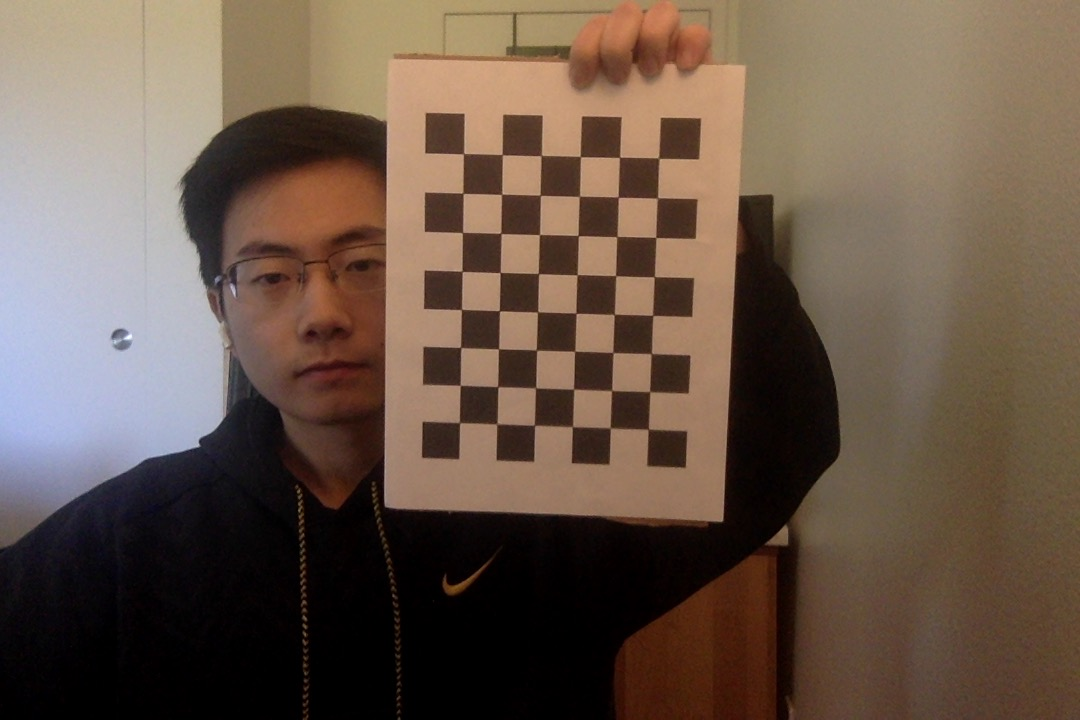
#> input picture opencv_opengl/myCheckerboard/Photo on 1-26-21 at 12.26 PM #2.jpg, 1080 x 720 px; its folder holds only this picture in this run
$ python camera_calib.py
#> lines starting #> are read from the running program, lines starting #| are printed output that depends on the picture; after the words box and inside, x2 and y2 are one past the last pixel; in counts of white or black regions, pixels touching at a corner belong together; long printed decimals are rounded
import numpy as np
import cv2
import glob
import yaml

# termination criteria
criteria = (cv2.TERM_CRITERIA_EPS + cv2.TERM_CRITERIA_MAX_ITER, 30, 0.001)

board_width=8
board_height=6
# prepare object points, like (0,0,0), (1,0,0), (2,0,0) ....,(6,5,0)
objp = np.zeros((board_height*board_width,3), np.float32)
objp[:,:2] = np.mgrid[0:board_width,0:board_height].T.reshape(-1,2)

# Arrays to store object points and image points from all the images.
objpoints = [] # 3d point in real world space
imgpoints = [] # 2d points in image plane.

images = glob.glob('.\myCheckerboard\*.jpg')
print(images)
for fname in images:
    print(fname)
    img = cv2.imread(fname)
#> img is the input picture: shape (720, 1080, 3); mean B, G, R 73.8, 87.2, 105.4
    gray = cv2.cvtColor(img,cv2.COLOR_BGR2GRAY)
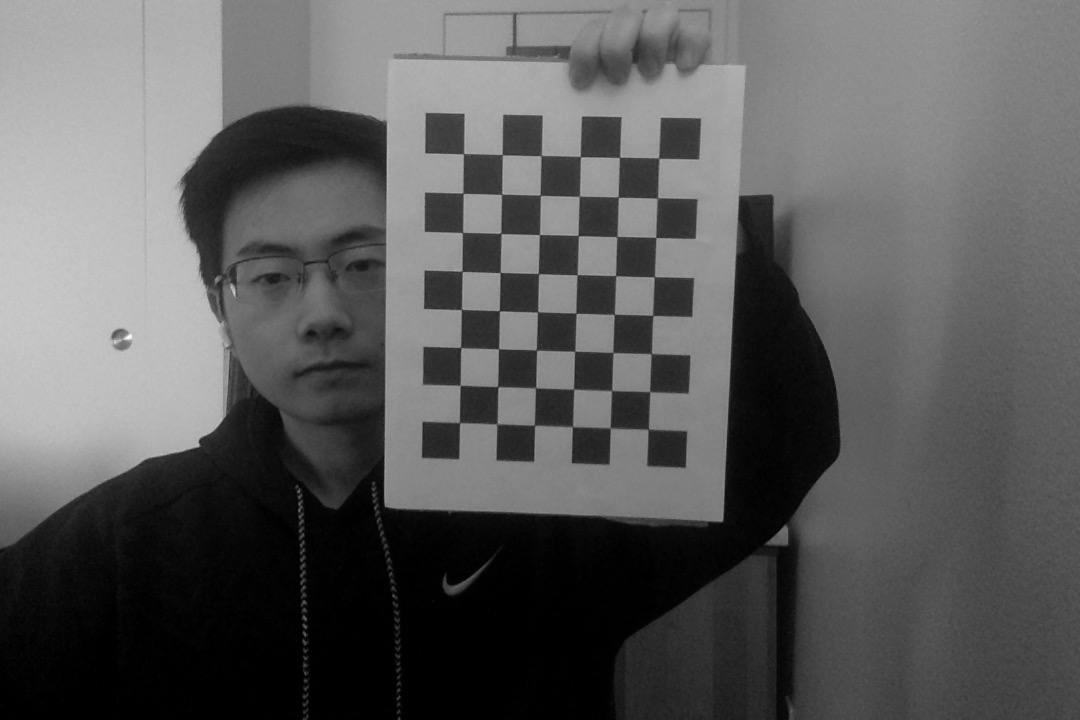
#> gray: shape (720, 1080); min 0, max 253, mean 91.1

    # Find the chess board corners
    ret, corners = cv2.findChessboardCorners(gray, (board_width, board_height),None)
#> ret = True; corners = 48 rows, first 8: [459.9, 422.9], [460.4, 385.3], [460.4, 347.3], [461.5, 309.3], [462.2, 271.4], [462.4, 232.6], [462.9, 193.3], [463.6, 153.6]

    # If found, add object points, image points (after refining them)
    if ret == True:
        print("Reached True")
        objpoints.append(objp)

        #corners2 = cv2.cornerSubPix(gray,corners,(11,11),(-1,-1),criteria)
        corners2 = corners
#> corners2 has the same summary as corners
        imgpoints.append(corners2)

        # Draw and display the corners
        img = cv2.drawChessboardCorners(img, (board_width, board_height), corners2, ret)
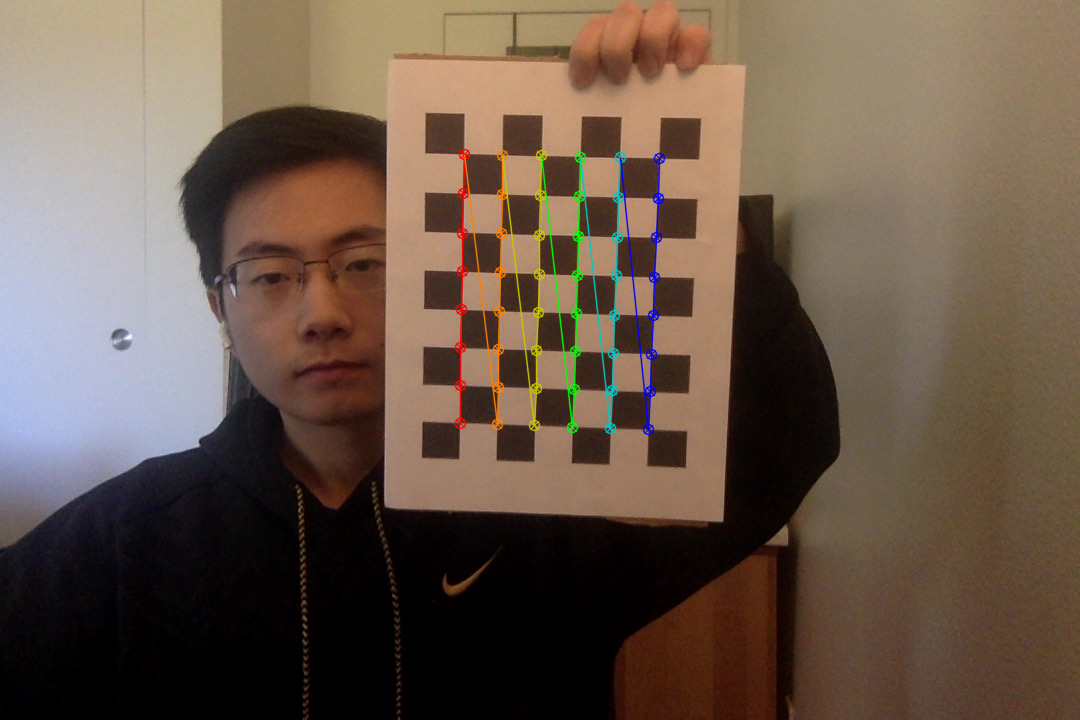
#> img: shape (720, 1080, 3); 1.63% of pixels changed, all inside (x1, y1, x2, y2) = (454, 148, 666, 436)
        cv2.imshow('img',img)
        cv2.waitKey(100)
        #wait()

# calibration
ret, mtx, dist, rvecs, tvecs = cv2.calibrateCamera(objpoints, imgpoints, gray.shape[::-1],None,None)
#> ret = 0.22; mtx = [[768.3, 0, 544.6], [0, 771.7, 306.2], [0, 0, 1]]; dist = [[-0.364, 13.57, -0.00719, -0.00617, -143.1]]; rvecs = ([0.0229, 0.103, -1.54],); tvecs = ([-2.26, 3.08, 20.34],)
print("mtx: "+str(mtx))
#| mtx: [[768.255   0.         544.642]
#|  [  0.         771.693 306.228]
#|  [  0.           0.           1.        ]]
print("dist:"+str(dist))
#| dist:[[-3.64360881e-01  1.35748103e+01 -7.18580400e-03 -6.16557183e-03
#|   -1.43098532e+02]]
print("rvecs:"+str(rvecs))
#| rvecs:(array([[ 0.02286 ],
#|        [ 0.1027],
#|        [-1.542]]),)
print("tvecs:"+str(rvecs))
#| tvecs:(array([[ 0.02286 ],
#|        [ 0.1027],
#|        [-1.542]]),)

# transform the matrix and distortion coefficients to writable lists
data = {'camera_matrix': np.asarray(mtx).tolist(),
        'dist_coeff': np.asarray(dist).tolist()}
#> data = {'camera_matrix': [[768.3, 0, 544.6], [0, 771.7, 306.2], [0, 0, 1]], 'dist_coeff': [[-0.364, 13.57, -0.00719, -0.00617, -143.1]]}

# and save it to a file
with open("calibration_matrix.yaml", "w") as f:
    yaml.dump(data, f)

# undistortion
img = cv2.imread('.\suriyaCheckerSample\\WIN_20210130_00_58_07_Pro_Moment(2).jpg')
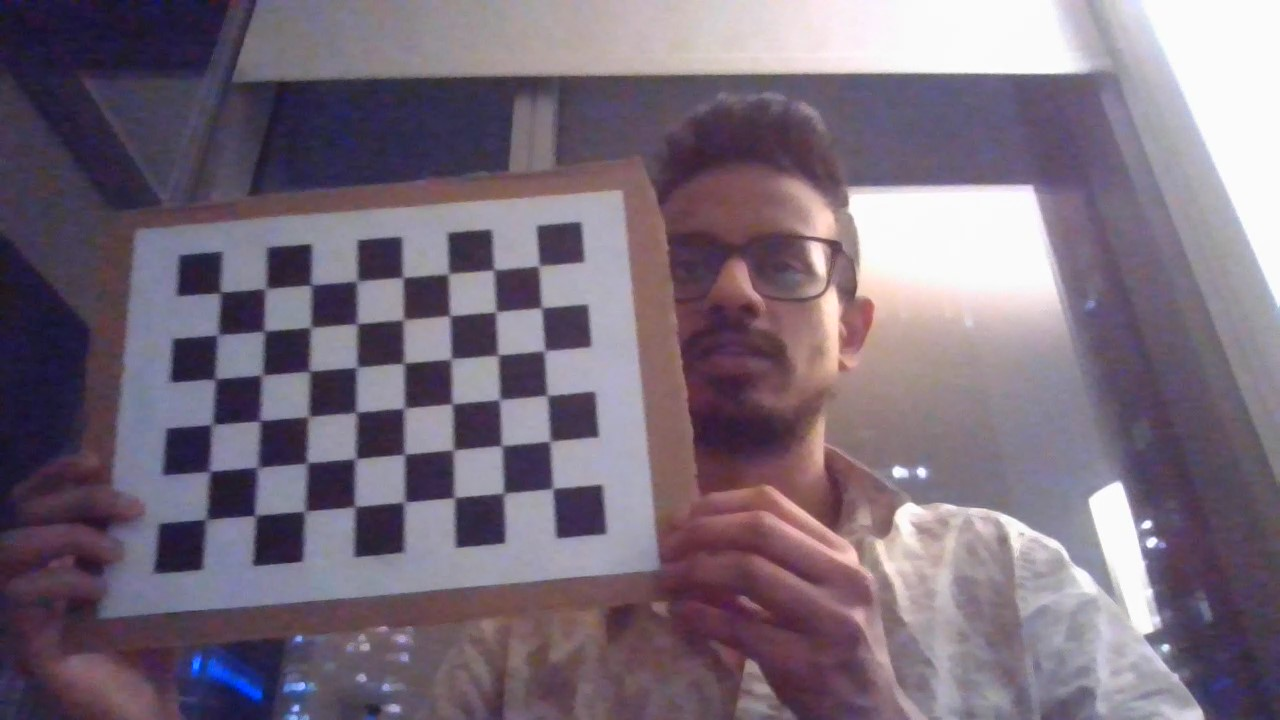
#> input picture opencv_opengl/suriyaCheckerSample/WIN_20210130_00_58_07_Pro_Moment(2).jpg, 1280 x 720 px, found by its file name
#> img is the input picture: shape (720, 1280, 3); mean B, G, R 123.1, 108.9, 121.5
h,  w = img.shape[:2]
#> h = 720; w = 1280
print("Size:"+str(h)+"::"+str(w))
#| Size:720::1280
newcameramtx, roi=cv2.getOptimalNewCameraMatrix(mtx,dist,(w,h),1,(w,h))
#> newcameramtx = [[768.3, 0, 544.6], [0, 771.7, 306.2], [0, 0, 1]]; roi = (0, 0, 1279, 719)

# undistort
dst = cv2.undistort(img, mtx, dist, None, newcameramtx)
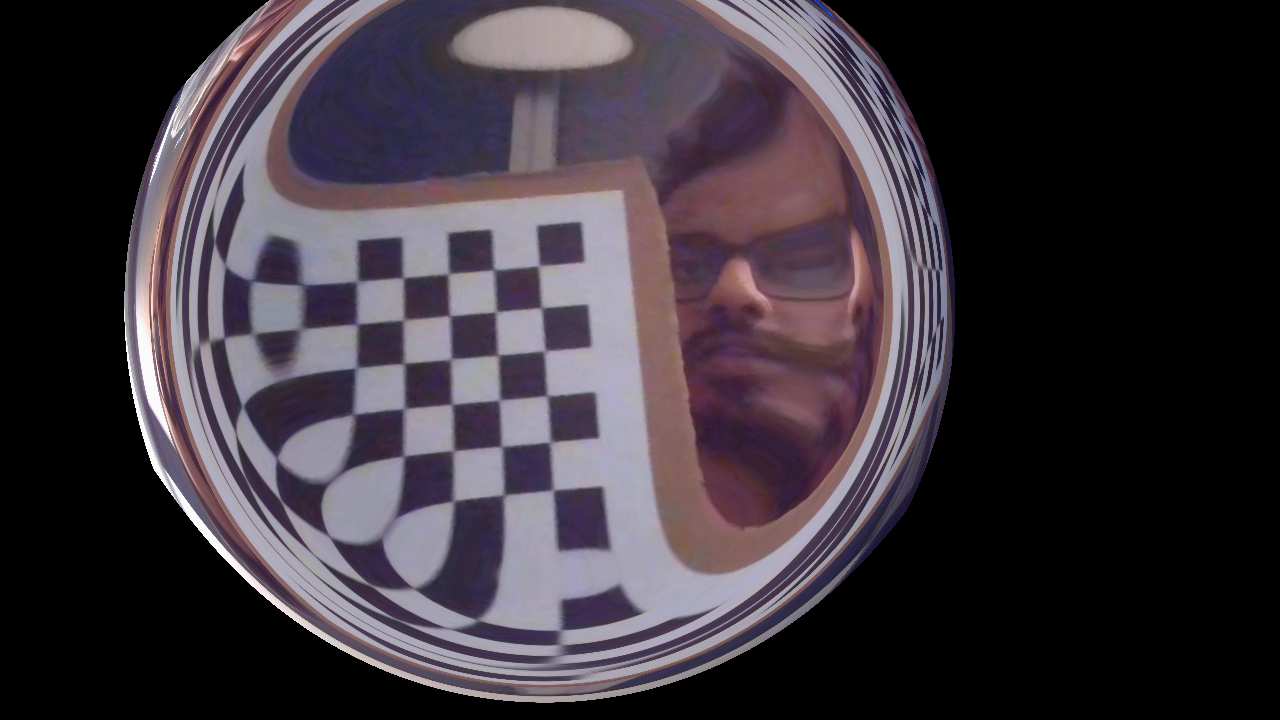
#> dst: shape (720, 1280, 3); mean B, G, R 60.6, 52.9, 60.3

# crop the image
x,y,w,h = roi
#> x = 0; y = 0; w = 1279; h = 719
dst = dst[y:y+h, x:x+w]
#> dst: shape (719, 1279, 3)
cv2.imwrite('calibresult.png',dst)

#re-projection error
mean_error = 0
for i in range(len(objpoints)):
    imgpoints2, _ = cv2.projectPoints(objpoints[i], rvecs[i], tvecs[i], mtx, dist)
    error = cv2.norm(imgpoints[i],imgpoints2, cv2.NORM_L2)/len(imgpoints2)
    mean_error += error
#> this loop made 1 pass
#> (error, mean_error) on pass 1: (0.0318, 0.0318)
#> after the loop, mean_error = 0.0318

print("total error: "+ str(mean_error/len(objpoints)))
#| total error: 0.03178

#axis drawing functions
def drawAxis(img, corners, imgpts):
    corner = tuple(corners[0].ravel())
    img = cv2.line(img, corner, tuple(imgpts[0].ravel()), (255,0,0), 5)
    img = cv2.line(img, corner, tuple(imgpts[1].ravel()), (0,255,0), 5)
    img = cv2.line(img, corner, tuple(imgpts[2].ravel()), (0,0,255), 5)
    return img

#draw cube
def drawCube(img, corners, imgpts):
    imgpts = np.int32(imgpts).reshape(-1,2)
    # draw ground floor in green
    img = cv2.drawContours(img, [imgpts[:4]],-1,(0,255,0),-3)
    # draw pillars in blue color
    for i,j in zip(range(4),range(4,8)):
        img = cv2.line(img, tuple(imgpts[i]), tuple(imgpts[j]),(255),3)
    # draw top layer in red color
    img = cv2.drawContours(img, [imgpts[4:]],-1,(0,0,255),3)
    return img

axisCordinates = np.float32([[3,0,0], [0,3,0], [0,0,-3]]).reshape(-1,3)
axisCube = np.float32([[0,0,0], [0,3,0], [3,3,0], [3,0,0],
                   [0,0,-3],[0,3,-3],[3,3,-3],[3,0,-3] ])

for fname in glob.glob('.\checkerboardFromVideo\*.jpg'):
    img = cv2.imread(fname)
    gray = cv2.cvtColor(img, cv2.COLOR_BGR2GRAY)
    ret, corners = cv2.findChessboardCorners(gray, (board_width, board_height), None)
    if ret == True:
        corners2 = cv2.cornerSubPix(gray,corners,(11,11),(-1,-1),criteria)
        # Find the rotation and translation vectors.
        ret,rvecs, tvecs = cv2.solvePnP(objp, corners2, mtx, dist)
        # project 3D points to image plane
        imgpts, jac = cv2.projectPoints(axisCube, rvecs, tvecs, mtx, dist)
        img = drawCube(img,corners2,imgpts)
        cv2.imshow('img',img)
        k = cv2.waitKey(0) & 0xFF
        if k == ord('s'):
            cv2.imwrite(fname[:6]+'.png', img)

cv2.destroyAllWindows()
